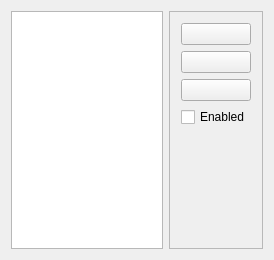
<?xml version="1.0" encoding="UTF-8"?>
<ui version="4.0">
 <class>ProcessorsWidgetClass</class>
 <widget class="QWidget" name="ProcessorsWidgetClass">
  <property name="geometry">
   <rect>
    <x>0</x>
    <y>0</y>
    <width>274</width>
    <height>260</height>
   </rect>
  </property>
  <property name="windowTitle">
   <string>ProcessorsWidget</string>
  </property>
  <layout class="QHBoxLayout" name="horizontalLayout_2">
   <item>
    <widget class="QListWidget" name="listProcessors">
     <property name="editTriggers">
      <set>QAbstractItemView::EditTrigger::CurrentChanged|QAbstractItemView::EditTrigger::DoubleClicked</set>
     </property>
     <property name="alternatingRowColors">
      <bool>true</bool>
     </property>
    </widget>
   </item>
   <item>
    <widget class="QFrame" name="frameControls">
     <property name="frameShape">
      <enum>QFrame::Shape::StyledPanel</enum>
     </property>
     <property name="frameShadow">
      <enum>QFrame::Shadow::Raised</enum>
     </property>
     <layout class="QVBoxLayout" name="verticalLayout">
      <item>
       <widget class="QPushButton" name="buttonRemove">
        <property name="toolTip">
         <string>Removes a processor from the config</string>
        </property>
        <property name="text">
         <string/>
        </property>
        <property name="icon">
         <iconset theme="QIcon::ThemeIcon::ListRemove"/>
        </property>
       </widget>
      </item>
      <item>
       <widget class="QPushButton" name="buttonAdd">
        <property name="toolTip">
         <string>Adds a new processor</string>
        </property>
        <property name="text">
         <string/>
        </property>
        <property name="icon">
         <iconset theme="QIcon::ThemeIcon::ListAdd"/>
        </property>
       </widget>
      </item>
      <item>
       <widget class="QPushButton" name="buttonProperties">
        <property name="toolTip">
         <string>Opens the properties for the currently selected processor</string>
        </property>
        <property name="text">
         <string/>
        </property>
        <property name="icon">
         <iconset theme="QIcon::ThemeIcon::DocumentProperties"/>
        </property>
       </widget>
      </item>
      <item>
       <widget class="QCheckBox" name="checkboxEnable">
        <property name="text">
         <string>Enabled</string>
        </property>
       </widget>
      </item>
      <item>
       <spacer name="verticalSpacer">
        <property name="orientation">
         <enum>Qt::Orientation::Vertical</enum>
        </property>
        <property name="sizeHint" stdset="0">
         <size>
          <width>20</width>
          <height>40</height>
         </size>
        </property>
       </spacer>
      </item>
     </layout>
    </widget>
   </item>
  </layout>
 </widget>
 <layoutdefault spacing="6" margin="11"/>
 <resources/>
 <connections/>
</ui>
